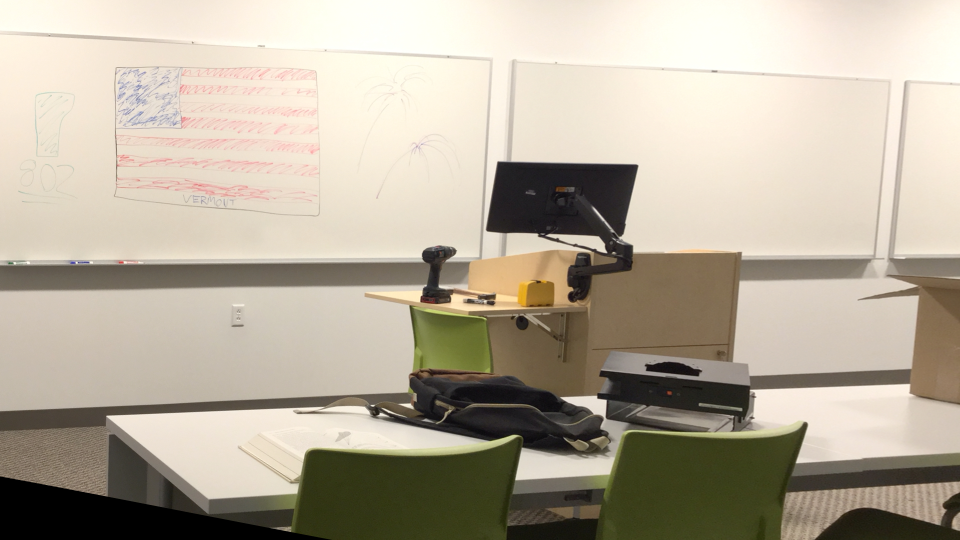
#> input picture data/classroom/im0.png, 1920 x 1080 px, found by its file name (shown at 1/2 size)
$ python stereo.py --dataset data/classroom
#> lines starting #> are read from the running program, lines starting #| are printed output that depends on the picture
### utils.py
import numpy as np
import cv2
import glob
import matplotlib.pyplot as plt

# Read images and camera parameters
def Read_images(dataset_name):
#> called with dataset_name = 'data/classroom'
    img1_path = f'data/{dataset_name}/im0.png'
    img2_path = f'data/{dataset_name}/im1.png'
    calib_path = f'data/{dataset_name}/calib.txt'

    img1 = cv2.imread(img1_path, cv2.IMREAD_GRAYSCALE)
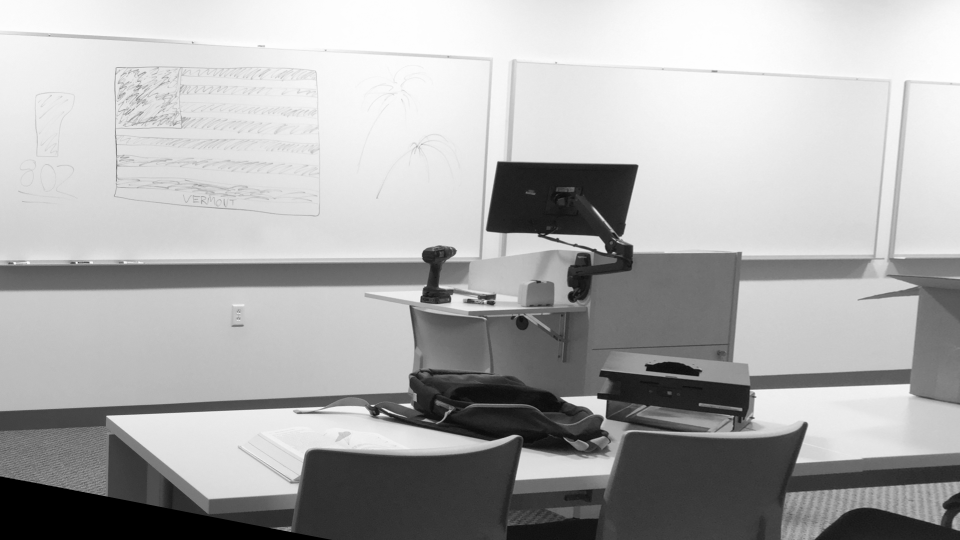
#> img1: shape (1080, 1920) (shown at 1/2 size); min 0, max 255, mean 172.8
    img2 = cv2.imread(img2_path, cv2.IMREAD_GRAYSCALE)
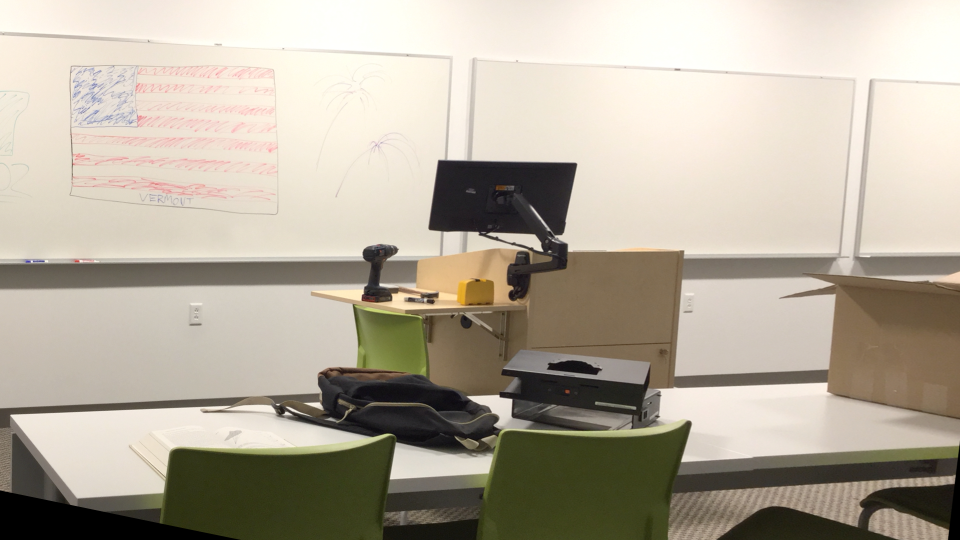
#> input picture data/classroom/im1.png, 1920 x 1080 px, found by its file name (shown at 1/2 size)
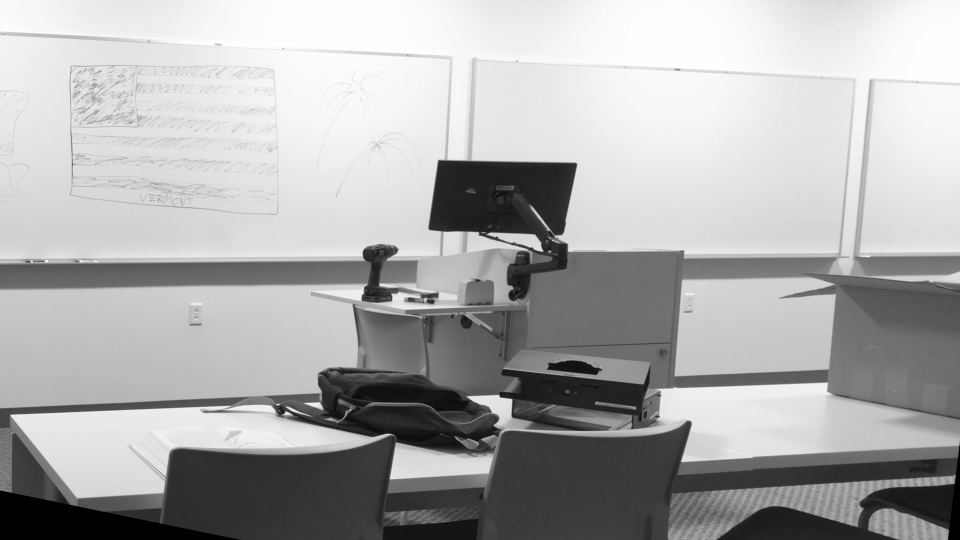
#> img2: shape (1080, 1920) (shown at 1/2 size); min 0, max 255, mean 172.1

    if img1 is None or img2 is None:
        raise FileNotFoundError(f"Images not found in dataset '{dataset_name}'. Please check the paths.")

    # Load calibration parameters from calib.txt
    with open(calib_path, 'r') as f:
        lines = f.readlines()
        params = {}
        for line in lines:
            if '=' in line:
                key, value = line.strip().split('=')
                params[key.strip()] = value.strip()

    # Extract camera parameters
    cam0_str = params.get('cam0', '')
    cam1_str = params.get('cam1', '')
    if not cam0_str or not cam1_str:
        raise ValueError("Camera parameters 'cam0' or 'cam1' not found in calib.txt.")

    cam0_values = cam0_str.replace('[', '').replace(']', '').split(';')[0].strip().split()
    cam1_values = cam0_str.replace('[', '').replace(']', '').split(';')[1].strip().split()

    if len(cam0_values) < 3 or len(cam1_values) < 3:
        raise ValueError("Camera parameter values are incomplete in calib.txt.")

    f = float(cam0_values[0])  # Focal length in pixels
    cx = float(cam0_values[2])  # Principal point x-coordinate
    cy = float(cam1_values[2])  # Principal point y-coordinate

    baseline_mm = float(params.get('baseline', 0))  # Camera baseline in mm
    width = int(params.get('width', 0))  # Image width
    height = int(params.get('height', 0))  # Image height

    if baseline_mm == 0 or width == 0 or height == 0:
        raise ValueError("Baseline, width, or height parameters are missing or invalid in calib.txt.")

    return img1, img2, f, cx, cy, baseline_mm, width, height

# Perform feature matching between two images
# [188 lines left out: functions Feature_matching, Fundamental_and_Essential, compute_homographies, draw_epipolar, rectify_images, get_disparity and 1 more, not called in this run]

### stereo.py
import argparse
from utils import Read_images, Feature_matching, Fundamental_and_Essential, compute_homographies, rectify_images, get_disparity, get_depth_map

def parse_arguments():
    parser = argparse.ArgumentParser(description='Stereo Vision Processing Pipeline')
    parser.add_argument('--dataset', type=str, required=True, help='Name of the dataset (e.g., classroom, storageroom, traproom)')
    return parser.parse_args()

def main():
    args = parse_arguments()
    dataset_name = args.dataset

    print(f"Processing dataset: {dataset_name}")

    try:
        # Step 1: Read stereo images and camera parameters
        img1, img2, f, cx, cy, baseline_mm, width, height = Read_images(dataset_name)
        print("Images and calibration parameters loaded successfully.\n")

        # Step 2: Perform feature matching to find corresponding keypoints
        src_pts, dst_pts = Feature_matching(img1, img2)
        print("Feature matching completed.\n")

        # Step 3: Compute Fundamental matrix (F), Essential matrix (E), and camera matrix (K)
        F, E, K, R, t = Fundamental_and_Essential(src_pts, dst_pts, f, cx, cy)
        print("Fundamental and Essential matrices computed.\n")

        # Step 4: Get the height and width of the original images
        h1, w1 = img1.shape
        h2, w2 = img2.shape

        # Step 5: Compute homography matrices for stereo rectification
        H1, H2 = compute_homographies(F, src_pts, dst_pts, w1, h1)
        print("Homography matrices computed.\n")

        # Step 6: Rectify the stereo images using computed homographies
        img1_rectified, img2_rectified = rectify_images(img1, img2, H1, H2, w1, h1, w2, h2, src_pts, dst_pts, F)
        print("Stereo rectification completed.\n")

        # Step 7: Compute disparity map from rectified stereo images
        disparity = get_disparity(img1_rectified, img2_rectified)
        print("Disparity map computed.\n")

        # Step 8: Generate and visualize the depth map from the disparity map
        depth_map = get_depth_map(disparity, f, baseline_mm)
        print("Depth map generated.\n")

        print("Stereo Vision Processing Pipeline completed successfully.")

    except Exception as e:
        print(f"An error occurred: {e}")

if __name__ == "__main__":
    main()
